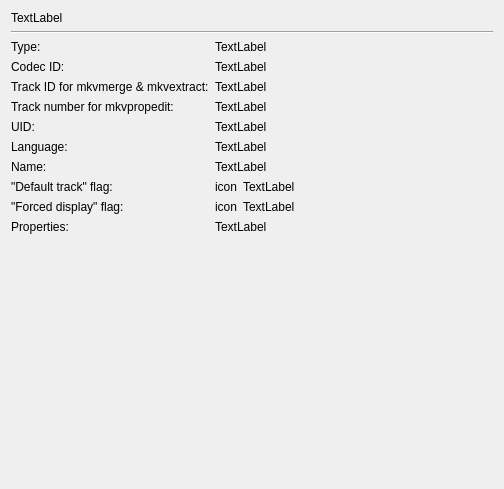
<?xml version="1.0" encoding="UTF-8"?>
<ui version="4.0">
 <class>mtx::gui::HeaderEditor::TrackTypePage</class>
 <widget class="QWidget" name="mtx::gui::HeaderEditor::TrackTypePage">
  <property name="geometry">
   <rect>
    <x>0</x>
    <y>0</y>
    <width>504</width>
    <height>489</height>
   </rect>
  </property>
  <property name="windowTitle">
   <string notr="true">Form</string>
  </property>
  <layout class="QVBoxLayout" name="verticalLayout">
   <item>
    <widget class="QLabel" name="m_lTitle">
     <property name="text">
      <string notr="true">TextLabel</string>
     </property>
    </widget>
   </item>
   <item>
    <widget class="Line" name="line">
     <property name="orientation">
      <enum>Qt::Horizontal</enum>
     </property>
    </widget>
   </item>
   <item>
    <layout class="QGridLayout" name="gridLayout">
     <item row="3" column="0">
      <widget class="QLabel" name="m_lTrackNumberMkvpropeditLabel">
       <property name="text">
        <string>Track number for mkvpropedit:</string>
       </property>
      </widget>
     </item>
     <item row="0" column="0">
      <widget class="QLabel" name="m_lTypeLabel">
       <property name="text">
        <string>Type:</string>
       </property>
      </widget>
     </item>
     <item row="0" column="1">
      <widget class="QLabel" name="m_lType">
       <property name="sizePolicy">
        <sizepolicy hsizetype="Expanding" vsizetype="Preferred">
         <horstretch>0</horstretch>
         <verstretch>0</verstretch>
        </sizepolicy>
       </property>
       <property name="text">
        <string notr="true">TextLabel</string>
       </property>
       <property name="textFormat">
        <enum>Qt::PlainText</enum>
       </property>
       <property name="textInteractionFlags">
        <set>Qt::LinksAccessibleByMouse|Qt::TextSelectableByMouse</set>
       </property>
      </widget>
     </item>
     <item row="1" column="0">
      <widget class="QLabel" name="m_lCodecIdLabel">
       <property name="text">
        <string>Codec ID:</string>
       </property>
      </widget>
     </item>
     <item row="1" column="1">
      <widget class="QLabel" name="m_lCodecId">
       <property name="sizePolicy">
        <sizepolicy hsizetype="Expanding" vsizetype="Preferred">
         <horstretch>0</horstretch>
         <verstretch>0</verstretch>
        </sizepolicy>
       </property>
       <property name="text">
        <string notr="true">TextLabel</string>
       </property>
       <property name="textFormat">
        <enum>Qt::PlainText</enum>
       </property>
       <property name="wordWrap">
        <bool>true</bool>
       </property>
       <property name="textInteractionFlags">
        <set>Qt::LinksAccessibleByMouse|Qt::TextSelectableByMouse</set>
       </property>
      </widget>
     </item>
     <item row="2" column="0">
      <widget class="QLabel" name="m_lTrackIdxMkvmergeLabel">
       <property name="text">
        <string>Track ID for mkvmerge &amp; mkvextract:</string>
       </property>
      </widget>
     </item>
     <item row="2" column="1">
      <widget class="QLabel" name="m_lTrackIdxMkvmerge">
       <property name="sizePolicy">
        <sizepolicy hsizetype="Expanding" vsizetype="Preferred">
         <horstretch>0</horstretch>
         <verstretch>0</verstretch>
        </sizepolicy>
       </property>
       <property name="text">
        <string notr="true">TextLabel</string>
       </property>
       <property name="textFormat">
        <enum>Qt::PlainText</enum>
       </property>
       <property name="textInteractionFlags">
        <set>Qt::LinksAccessibleByMouse|Qt::TextSelectableByMouse</set>
       </property>
      </widget>
     </item>
     <item row="3" column="1">
      <widget class="QLabel" name="m_lTrackNumberMkvpropedit">
       <property name="sizePolicy">
        <sizepolicy hsizetype="Expanding" vsizetype="Preferred">
         <horstretch>0</horstretch>
         <verstretch>0</verstretch>
        </sizepolicy>
       </property>
       <property name="text">
        <string notr="true">TextLabel</string>
       </property>
       <property name="textFormat">
        <enum>Qt::PlainText</enum>
       </property>
       <property name="textInteractionFlags">
        <set>Qt::LinksAccessibleByMouse|Qt::TextSelectableByMouse</set>
       </property>
      </widget>
     </item>
     <item row="4" column="0">
      <widget class="QLabel" name="m_lUidLabel">
       <property name="text">
        <string>UID:</string>
       </property>
      </widget>
     </item>
     <item row="4" column="1">
      <widget class="QLabel" name="m_lUid">
       <property name="sizePolicy">
        <sizepolicy hsizetype="Expanding" vsizetype="Preferred">
         <horstretch>0</horstretch>
         <verstretch>0</verstretch>
        </sizepolicy>
       </property>
       <property name="text">
        <string notr="true">TextLabel</string>
       </property>
       <property name="textFormat">
        <enum>Qt::PlainText</enum>
       </property>
       <property name="textInteractionFlags">
        <set>Qt::LinksAccessibleByMouse|Qt::TextSelectableByMouse</set>
       </property>
      </widget>
     </item>
     <item row="5" column="0">
      <widget class="QLabel" name="m_lLanguageLabel">
       <property name="text">
        <string>Language:</string>
       </property>
      </widget>
     </item>
     <item row="5" column="1">
      <widget class="QLabel" name="m_lLanguage">
       <property name="sizePolicy">
        <sizepolicy hsizetype="Expanding" vsizetype="Preferred">
         <horstretch>0</horstretch>
         <verstretch>0</verstretch>
        </sizepolicy>
       </property>
       <property name="text">
        <string notr="true">TextLabel</string>
       </property>
       <property name="textFormat">
        <enum>Qt::PlainText</enum>
       </property>
       <property name="textInteractionFlags">
        <set>Qt::LinksAccessibleByMouse|Qt::TextSelectableByMouse</set>
       </property>
      </widget>
     </item>
     <item row="6" column="0">
      <widget class="QLabel" name="m_lNameLabel">
       <property name="text">
        <string>Name:</string>
       </property>
      </widget>
     </item>
     <item row="6" column="1">
      <widget class="QLabel" name="m_lName">
       <property name="sizePolicy">
        <sizepolicy hsizetype="Expanding" vsizetype="Preferred">
         <horstretch>0</horstretch>
         <verstretch>0</verstretch>
        </sizepolicy>
       </property>
       <property name="text">
        <string notr="true">TextLabel</string>
       </property>
       <property name="textFormat">
        <enum>Qt::PlainText</enum>
       </property>
       <property name="textInteractionFlags">
        <set>Qt::LinksAccessibleByMouse|Qt::TextSelectableByMouse</set>
       </property>
      </widget>
     </item>
     <item row="7" column="0">
      <widget class="QLabel" name="m_lDefaultTrackFlagLabel">
       <property name="text">
        <string>&quot;Default track&quot; flag:</string>
       </property>
      </widget>
     </item>
     <item row="7" column="1">
      <layout class="QHBoxLayout" name="horizontalLayout">
       <item>
        <widget class="QLabel" name="m_iDefaultTrackFlag">
         <property name="text">
          <string notr="true">icon</string>
         </property>
        </widget>
       </item>
       <item>
        <widget class="QLabel" name="m_lDefaultTrackFlag">
         <property name="sizePolicy">
          <sizepolicy hsizetype="Expanding" vsizetype="Preferred">
           <horstretch>0</horstretch>
           <verstretch>0</verstretch>
          </sizepolicy>
         </property>
         <property name="text">
          <string notr="true">TextLabel</string>
         </property>
         <property name="textFormat">
          <enum>Qt::PlainText</enum>
         </property>
         <property name="textInteractionFlags">
          <set>Qt::LinksAccessibleByMouse|Qt::TextSelectableByMouse</set>
         </property>
        </widget>
       </item>
      </layout>
     </item>
     <item row="8" column="0">
      <widget class="QLabel" name="m_lForcedTrackFlagLabel">
       <property name="text">
        <string>&quot;Forced display&quot; flag:</string>
       </property>
      </widget>
     </item>
     <item row="8" column="1">
      <layout class="QHBoxLayout" name="horizontalLayout_2">
       <item>
        <widget class="QLabel" name="m_iForcedTrackFlag">
         <property name="text">
          <string notr="true">icon</string>
         </property>
        </widget>
       </item>
       <item>
        <widget class="QLabel" name="m_lForcedTrackFlag">
         <property name="sizePolicy">
          <sizepolicy hsizetype="Expanding" vsizetype="Preferred">
           <horstretch>0</horstretch>
           <verstretch>0</verstretch>
          </sizepolicy>
         </property>
         <property name="text">
          <string notr="true">TextLabel</string>
         </property>
         <property name="textFormat">
          <enum>Qt::PlainText</enum>
         </property>
         <property name="textInteractionFlags">
          <set>Qt::LinksAccessibleByMouse|Qt::TextSelectableByMouse</set>
         </property>
        </widget>
       </item>
      </layout>
     </item>
     <item row="9" column="0">
      <widget class="QLabel" name="m_lPropertiesLabel">
       <property name="text">
        <string>Properties:</string>
       </property>
      </widget>
     </item>
     <item row="9" column="1">
      <widget class="QLabel" name="m_lProperties">
       <property name="sizePolicy">
        <sizepolicy hsizetype="Expanding" vsizetype="Preferred">
         <horstretch>0</horstretch>
         <verstretch>0</verstretch>
        </sizepolicy>
       </property>
       <property name="text">
        <string notr="true">TextLabel</string>
       </property>
       <property name="textFormat">
        <enum>Qt::PlainText</enum>
       </property>
       <property name="textInteractionFlags">
        <set>Qt::LinksAccessibleByMouse|Qt::TextSelectableByMouse</set>
       </property>
      </widget>
     </item>
    </layout>
   </item>
   <item>
    <spacer name="verticalSpacer">
     <property name="orientation">
      <enum>Qt::Vertical</enum>
     </property>
     <property name="sizeHint" stdset="0">
      <size>
       <width>20</width>
       <height>357</height>
      </size>
     </property>
    </spacer>
   </item>
  </layout>
 </widget>
 <resources/>
 <connections/>
</ui>
